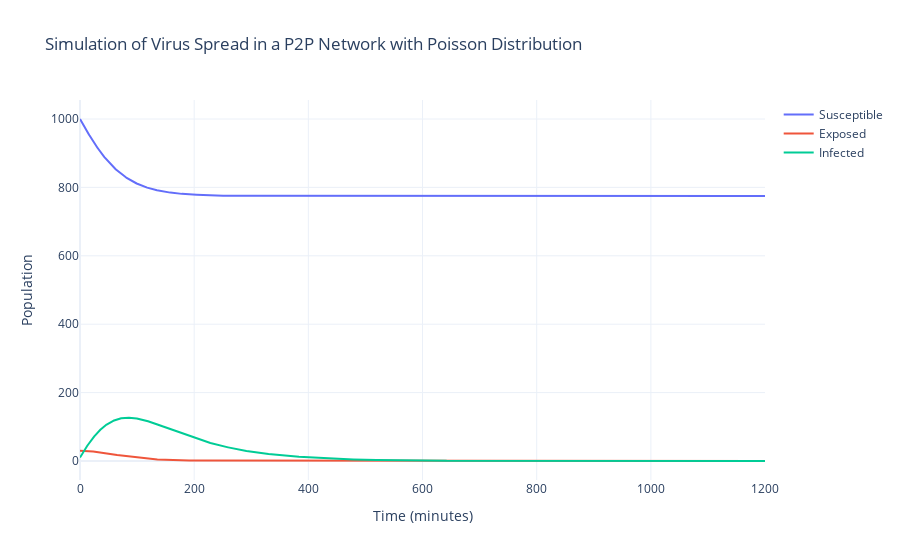

Notebook code cell kept with this figure:
### Markdown cell above
## WITH POISSON INSTEAD OF UNIFORM DISTRIBUTION!!

### Code cell
import numpy as np
import plotly.graph_objects as go

def simulate_virus_spread(S0, E0, I0, lambda_S, lambda_E, lambda_R, M, total_time, dt):
    t = np.arange(0, total_time, dt)
    num_steps = len(t)
    S = np.zeros(num_steps)
    E = np.zeros(num_steps)
    I = np.zeros(num_steps)
    
    S[0] = S0
    E[0] = E0
    I[0] = I0
    
    for i in range(1, num_steps):
        # Calculate lambda(t) based on the current number of infected peers (I[i-1])
        lambda_t = lambda_E * E[i-1] / M
        
        # Update susceptible, exposed, and infected populations using the differential equations
        dS = -lambda_S * S[i-1] * lambda_t * dt
        dE = lambda_S * S[i-1] * lambda_t * dt - lambda_E * E[i-1] * dt
        dI = lambda_E * E[i-1] * dt - lambda_R * I[i-1] * dt
        
        S[i] = S[i-1] + dS
        E[i] = E[i-1] + dE
        I[i] = I[i-1] + dI
    
    return t, S, E, I

# Parameters
S0 = 1000  # Initial number of susceptible peers
E0 =30    # Initial number of exposed peers
I0 = 10     # Initial number of infected peers
lambda_S = 1  # Rate of downloading new files per minute
lambda_E = 0.1 # Rate of becoming infected per minute
lambda_R = 0.01 # Rate of recovery per minute
M = 1000    # Number of uninfected files
total_time = 1200   # Total simulation time (in minutes)
dt = 0.1    # Time step for integration

# Simulate virus spread
t, S, E, I = simulate_virus_spread(S0, E0, I0, lambda_S, lambda_E, lambda_R, M, total_time, dt)

# Plotting using Plotly
fig = go.Figure()

fig.add_trace(go.Scatter(x=t, y=S, mode='lines', name='Susceptible'))
fig.add_trace(go.Scatter(x=t, y=E, mode='lines', name='Exposed'))
fig.add_trace(go.Scatter(x=t, y=I, mode='lines', name='Infected'))

fig.update_layout(
    title='Simulation of Virus Spread in a P2P Network with Poisson Distribution',
    xaxis_title='Time (minutes)',
    yaxis_title='Population',
    template='plotly_white'
)

fig.show()

### Figure 1 — Plotly figure (JSON) as saved in the notebook; plotly's stock layout.template omitted (floating-point values rounded to 4 significant figures; data arrays with more than 128 entries replaced by an {"elided": "..."} marker saying what was removed)
{"data": [{"mode": "lines", "name": "Susceptible", "type": "scatter", "x": {"elided": "12000 float values"}, "y": {"elided": "12000 float values"}}, {"mode": "lines", "name": "Exposed", "type": "scatter", "x": {"elided": "12000 float values"}, "y": {"elided": "12000 float values"}}, {"mode": "lines", "name": "Infected", "type": "scatter", "x": {"elided": "12000 float values"}, "y": {"elided": "12000 float values"}}], "layout": {"title": {"text": "Simulation of Virus Spread in a P2P Network with Poisson Distribution"}, "xaxis": {"title": {"text": "Time (minutes)"}}, "yaxis": {"title": {"text": "Population"}}}}
